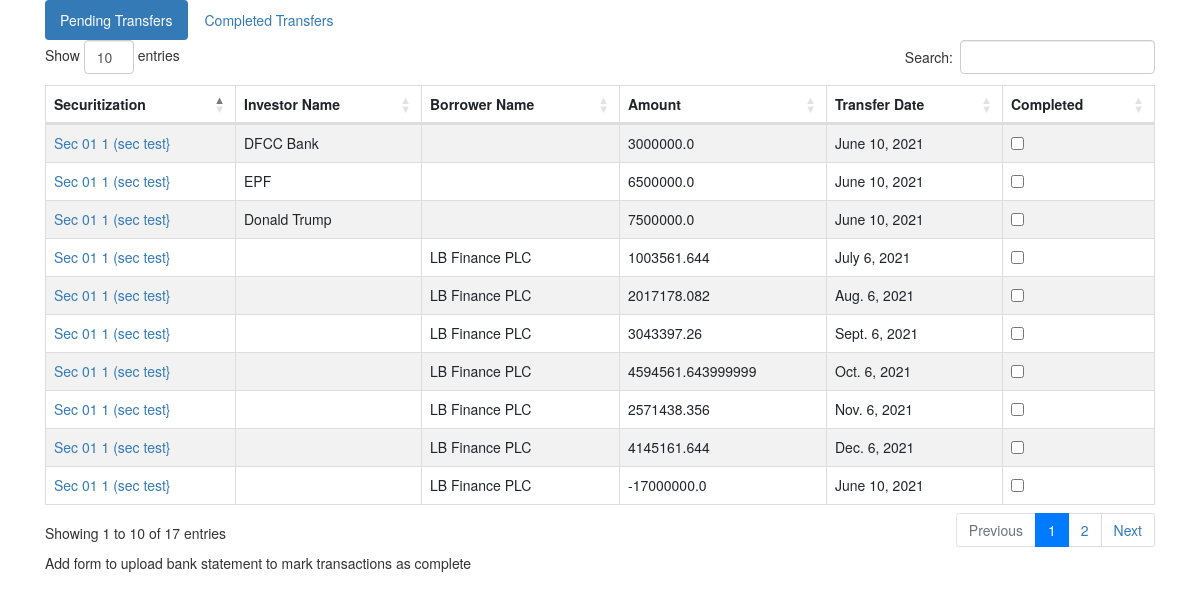
The page /view_transfers on the database its author committed.
### trusteeapp/models.py (models this page shows, shortened)
class Transfer(models.Model):
    securitization = models.ForeignKey(Securitization, on_delete=PROTECT)
    investor = models.ForeignKey(Investor, on_delete=PROTECT,null=True)
    borrower = models.ForeignKey(Borrower, on_delete=PROTECT,null=True)
    amount = models.FloatField()
    transfer_date = models.DateField()
    transfer_complete = models.BooleanField(default=False)

class Securitization(models.Model):
    temp_name = models.CharField(max_length=200)
    borrower = models.ForeignKey(Borrower, on_delete=PROTECT)
    arranger_name  = models.CharField(max_length=200) # change this to ForeignKey later
    amount_raised = models.IntegerField()
    expected_sign_date = models.CharField(max_length=200,blank=True)
    td_firstdraft = models.FileField()
    trust_name = models.CharField(default="",max_length=200,blank=True)
    trust_bank_account_no = models.CharField(default="",max_length=200,blank=True)
    trust_bank_account_branch = models.CharField(default="",max_length=200,blank=True)
    trust_bank_account_bank = models.CharField(default="",max_length=200,blank=True)
    lawyer_name = models.CharField(max_length=200)
    auditor_name = models.CharField(max_length=200)
    trustee_approved = models.BooleanField(default=False)
    deal_signed = models.BooleanField(default=False)
    cashflow_checked = models.BooleanField(default=False)
    deal_signed_date = models.DateField(blank=True,null=True)
    td_completedraft = models.FileField(blank=True)
    td_completesigned = models.FileField(blank=True)
    board_resolution = models.FileField(blank=True)
    information_memo = models.FileField(blank=True)
    audit_report = models.FileField(blank=True)
    investor_schedule_file = models.FileField(blank=True)
    investments_file = models.FileField(blank=True)
    security_list_file = models.FileField(blank=True)
    trust_certificates = models.FileField(blank=True)

class Investor(models.Model):
    securitization = models.ForeignKey(Securitization, on_delete=PROTECT)
    investor_id_no = models.IntegerField()
    investor_name = models.CharField(max_length=200)
    investor_address = models.CharField(max_length=300)
    investor_nic = models.CharField(max_length=20,blank=True)
    investor_account_no = models.CharField(max_length=50)
    investor_account_branch = models.CharField(max_length=100)
    investor_account_bank = models.CharField(max_length=50)
    investor_email = models.EmailField()
    investor_phone = models.CharField(max_length=20)

class Borrower(models.Model):
    borrower_name = models.CharField(max_length=200)
    borrower_address = models.CharField(max_length=300)
    borrower_contact_name = models.CharField(max_length=200)
    borrower_contact_number = models.IntegerField()

### trusteeapp/views.py (the view)
# urls.py: path("view_transfers",views.view_transfers),
def view_transfers(request):
    current = Transfer.objects.filter(transfer_complete=False)
    past = Transfer.objects.filter(transfer_complete=True)
    context = {"pending":current,"pasttrans":past}
    return render(request,"trusteeapp/view_transfers.html",context)

### trusteeapp/templates/trusteeapp/view_transfers.html (shortened to what this page needs)
{% extends "trusteeapp/base_trustee.html" %}
{% load crispy_forms_tags %}
{% block content %}
<div id="exTab1" class="container">
    <ul  class="nav nav-pills">
        <li class="active"><a href="#1a" data-toggle="tab">Pending Transfers</a></li>
        <li><a href="#2a" data-toggle="tab">Completed Transfers</a></li>
    </ul>
    <div class="tab-content clearfix">
        <div class="tab-pane active" id="1a">
            {% if pending %}
            <table class="table table-striped table-bordered dataTable showtable" style="width: 100%;" >
                <thead><tr><th>Securitization</th><th>Investor Name</th><th>Borrower Name</th><th>Amount</th><th>Transfer Date</th><th>Completed</th></tr></thead>
                <tbody>
                    {% for sec in pending %}<tr><td><a href="update_securitization_trustee/{{sec.securitization.id}}">{{sec.securitization.trust_name}} ({{sec.securitization.temp_name}}}</a></td><td>{{sec.investor.investor_name}}</td><td>{{sec.borrower.borrower_name}}</td><td>{{sec.amount}}</td><td>{{sec.transfer_date}}</td><td><input type="checkbox"/> {% endfor %}
                </tbody>
            </table>
            {% endif %}
            Add form to upload bank statement to mark transactions as complete
        </div>
    </div>
{% endblock content %}

### rows shown on the page
Transfer: securitization.trust_name "Sec 01 1", securitization.temp_name "sec test", investor.investor_name "DFCC Bank", amount "3000000.0", transfer_date "June 10, 2021"
Transfer: securitization.trust_name "Sec 01 1", securitization.temp_name "sec test", investor.investor_name "EPF", amount "6500000.0", transfer_date "June 10, 2021"
Transfer: securitization.trust_name "Sec 01 1", securitization.temp_name "sec test", investor.investor_name "Donald Trump", amount "7500000.0", transfer_date "June 10, 2021"
Transfer: securitization.trust_name "Sec 01 1", securitization.temp_name "sec test", borrower.borrower_name "LB Finance PLC", amount "1003561.644", transfer_date "July 6, 2021"
Transfer: securitization.trust_name "Sec 01 1", securitization.temp_name "sec test", borrower.borrower_name "LB Finance PLC", amount "2017178.082", transfer_date "Aug. 6, 2021"
Transfer: securitization.trust_name "Sec 01 1", securitization.temp_name "sec test", borrower.borrower_name "LB Finance PLC", amount "3043397.26", transfer_date "Sept. 6, 2021"
Transfer: securitization.trust_name "Sec 01 1", securitization.temp_name "sec test", borrower.borrower_name "LB Finance PLC", amount "4594561.643999999", transfer_date "Oct. 6, 2021"
Transfer: securitization.trust_name "Sec 01 1", securitization.temp_name "sec test", borrower.borrower_name "LB Finance PLC", amount "2571438.356", transfer_date "Nov. 6, 2021"
Transfer: securitization.trust_name "Sec 01 1", securitization.temp_name "sec test", borrower.borrower_name "LB Finance PLC", amount "4145161.644", transfer_date "Dec. 6, 2021"
Transfer: securitization.trust_name "Sec 01 1", securitization.temp_name "sec test", borrower.borrower_name "LB Finance PLC", amount "-17000000.0", transfer_date "June 10, 2021"
